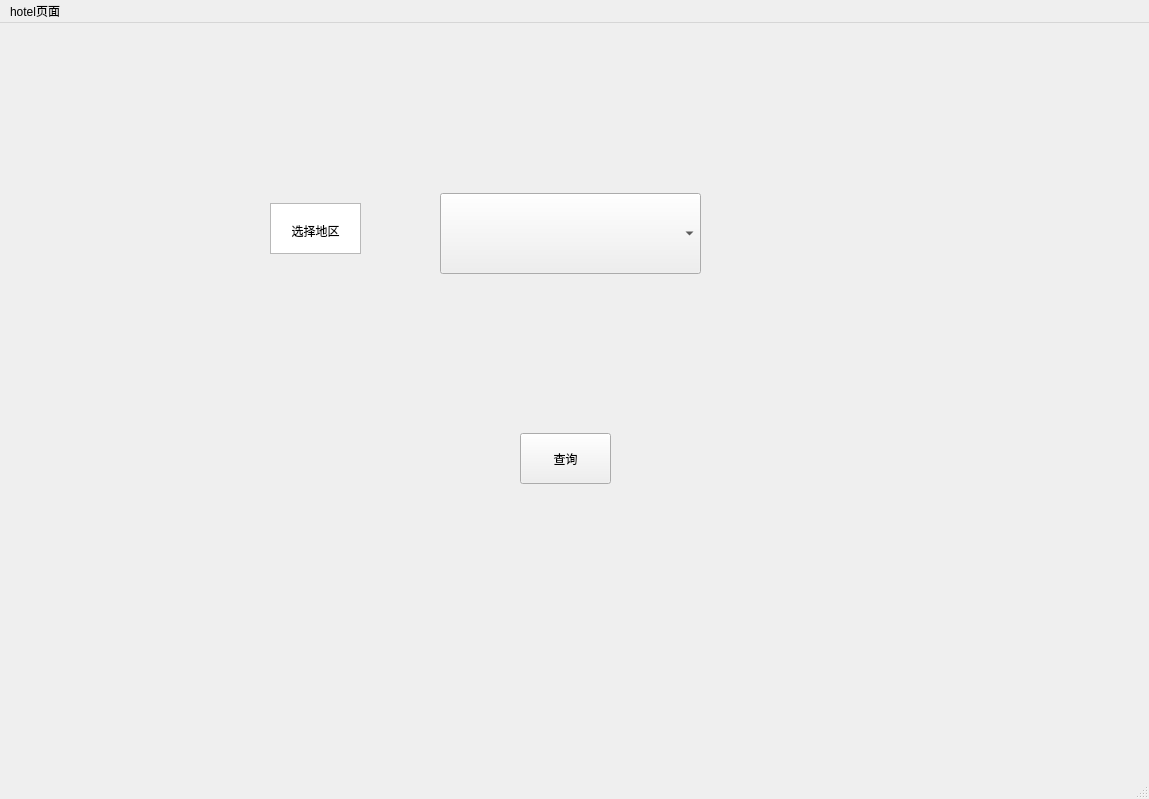
<?xml version="1.0" encoding="UTF-8"?>
<ui version="4.0">
 <class>MainWindow</class>
 <widget class="QMainWindow" name="MainWindow">
  <property name="geometry">
   <rect>
    <x>0</x>
    <y>0</y>
    <width>1149</width>
    <height>799</height>
   </rect>
  </property>
  <property name="windowTitle">
   <string>MainWindow</string>
  </property>
  <widget class="QWidget" name="centralwidget">
   <widget class="QPushButton" name="pushButton">
    <property name="geometry">
     <rect>
      <x>520</x>
      <y>410</y>
      <width>91</width>
      <height>51</height>
     </rect>
    </property>
    <property name="text">
     <string>查询</string>
    </property>
   </widget>
   <widget class="QComboBox" name="comboBox">
    <property name="geometry">
     <rect>
      <x>440</x>
      <y>170</y>
      <width>261</width>
      <height>81</height>
     </rect>
    </property>
   </widget>
   <widget class="QTextEdit" name="textEdit">
    <property name="geometry">
     <rect>
      <x>270</x>
      <y>180</y>
      <width>91</width>
      <height>51</height>
     </rect>
    </property>
    <property name="html">
     <string>&lt;!DOCTYPE HTML PUBLIC &quot;-//W3C//DTD HTML 4.0//EN&quot; &quot;http://www.w3.org/TR/REC-html40/strict.dtd&quot;&gt;
&lt;html&gt;&lt;head&gt;&lt;meta name=&quot;qrichtext&quot; content=&quot;1&quot; /&gt;&lt;style type=&quot;text/css&quot;&gt;
p, li { white-space: pre-wrap; }
&lt;/style&gt;&lt;/head&gt;&lt;body style=&quot; font-family:'SimSun'; font-size:9pt; font-weight:400; font-style:normal;&quot;&gt;
&lt;p align=&quot;center&quot; style=&quot;-qt-paragraph-type:empty; margin-top:0px; margin-bottom:0px; margin-left:0px; margin-right:0px; -qt-block-indent:0; text-indent:0px;&quot;&gt;&lt;br /&gt;&lt;/p&gt;
&lt;p align=&quot;center&quot; style=&quot; margin-top:0px; margin-bottom:0px; margin-left:0px; margin-right:0px; -qt-block-indent:0; text-indent:0px;&quot;&gt;选择地区&lt;/p&gt;&lt;/body&gt;&lt;/html&gt;</string>
    </property>
   </widget>
  </widget>
  <widget class="QMenuBar" name="menubar">
   <property name="geometry">
    <rect>
     <x>0</x>
     <y>0</y>
     <width>1149</width>
     <height>26</height>
    </rect>
   </property>
   <widget class="QMenu" name="menuhotel">
    <property name="title">
     <string>hotel页面</string>
    </property>
   </widget>
   <addaction name="menuhotel"/>
  </widget>
  <widget class="QStatusBar" name="statusbar"/>
 </widget>
 <resources/>
 <connections/>
</ui>
